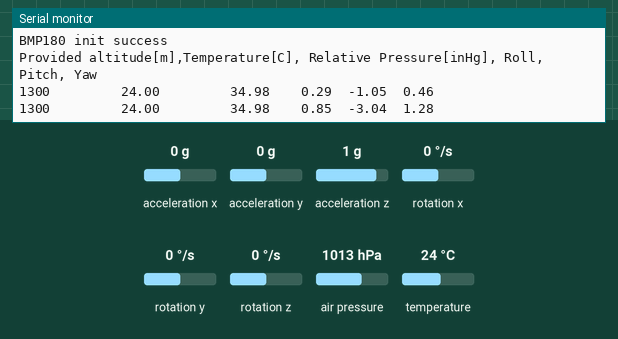
This sketch was run on a simulated Arduino Uno, built with avr-gcc and run on an emulated ATmega328P. Parts: the last lines printed to the serial monitor. Wiring (inferred from the names in the program): MPU-6050 motion sensor at I2C address 0x68. Inputs (shaded band) come from the test bench; at power-on: acceleration z 1 g, acceleration x 0 g, acceleration y 0 g, rotation x 0 °/s, rotation y 0 °/s, rotation z 0 °/s, air pressure 1013 hPa, temperature 24 °C.

Above: at 1.7 s.
1.8 s: acceleration z set to 0 g
At 3.5 s:
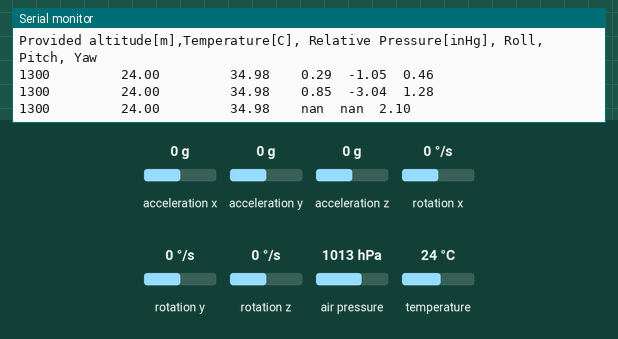
5.1 s: acceleration x set to -1.4 g
At 6.4 s:
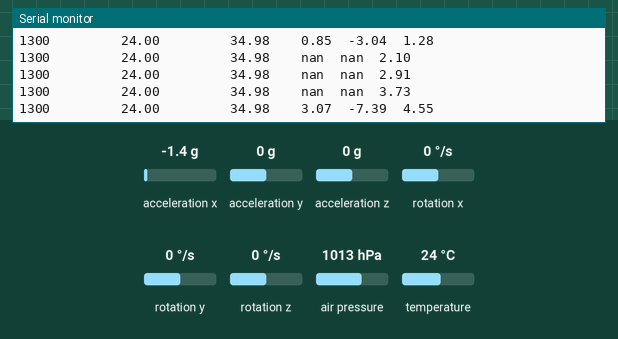
6.6 s: acceleration y set to -1.4 g
At 7.4 s:
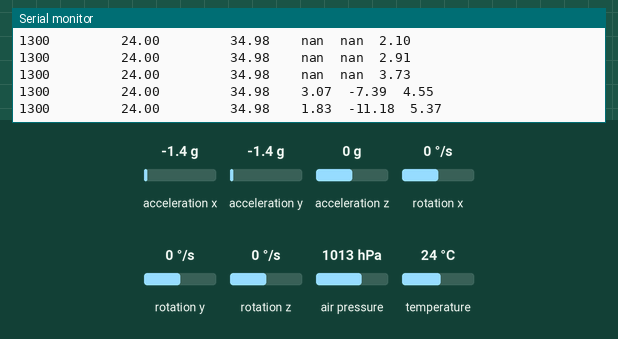
8.1 s: rotation x set to -192 °/s
At 9.2 s:
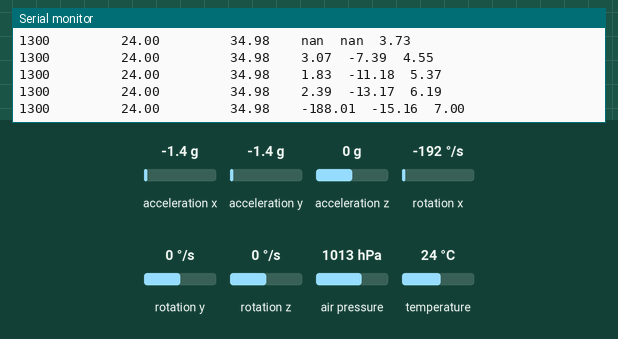
9.6 s: rotation y set to -192 °/s
At 10.7 s:
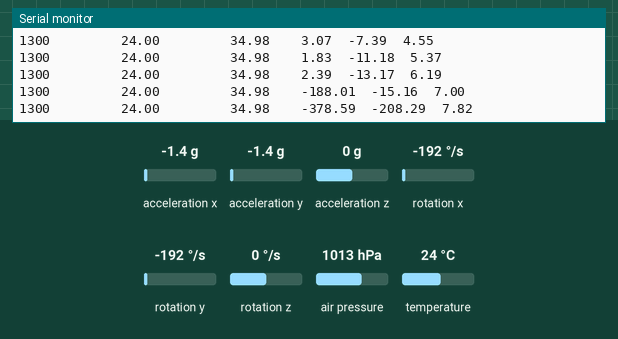
Timing chart, 0 to 12.1 s (numbered marks = the images above; inputs shaded):
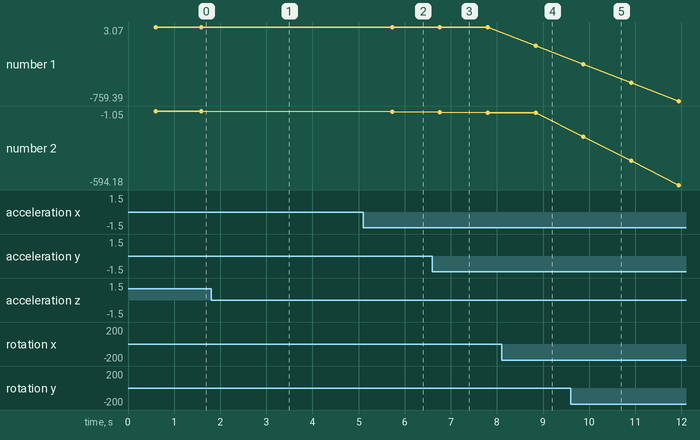

The sketch:

MPU6050-BMP.ino
```cpp
#include <Wire.h>

#include <SFE_BMP180.h>
#include <Wire.h>


SFE_BMP180 pressure;

#define ALTITUDE 1300.0


const int MPU = 0x68; // MPU6050 I2C address
float AccX, AccY, AccZ;
float GyroX, GyroY, GyroZ;
float accAngleX, accAngleY, gyroAngleX, gyroAngleY, gyroAngleZ;
float roll, pitch, yaw;
float AccErrorX, AccErrorY, GyroErrorX, GyroErrorY, GyroErrorZ;
float elapsedTime, currentTime, previousTime;
int c = 0;
void setup() {
  Serial.begin(9600);
  Wire.begin();                      // Initialize comunication
  Wire.beginTransmission(MPU);       // Start communication with MPU6050 // MPU=0x68
  Wire.write(0x6B);                  // Talk to the register 6B
  Wire.write(0x00);                  // Make reset - place a 0 into the 6B register
  Wire.endTransmission(true);        //end the transmission

  if (pressure.begin())
    Serial.println("BMP180 init success");

  else
  {
    // Oops, something went wrong, this is usually a connection problem,
    // see the comments at the top of this sketch for the proper connections.

    Serial.println("BMP180 init fail\n\n");
    while (1); // Pause forever.
  }

  // Call this function if you need to get the IMU error values for your module
  calculate_IMU_error();
  delay(20);
    Serial.println("Provided altitude[m],Temperature[C], Relative Pressure[inHg], Roll, Pitch, Yaw ");

}
void loop() {
  char status;
  double T, P, p0, a;

  Serial.println();
  Serial.print(ALTITUDE, 0);
  Serial.print(" \t");
  Serial.print(" \t");
  Serial.print(" \t");


  // If you want to measure altitude, and not pressure, you will instead need
  // to provide a known baseline pressure. This is shown at the end of the sketch.

  // You must first get a temperature measurement to perform a pressure reading.

  // Start a temperature measurement:
  // If request is successful, the number of ms to wait is returned.
  // If request is unsuccessful, 0 is returned.

  status = pressure.startTemperature();
  if (status != 0)
  {
    // Wait for the measurement to complete:
    delay(status);

    // Retrieve the completed temperature measurement:
    // Note that the measurement is stored in the variable T.
    // Function returns 1 if successful, 0 if failure.

    status = pressure.getTemperature(T);
    if (status != 0)
    {
      Serial.print(T, 2);
      Serial.print(" \t");
      Serial.print(" \t");
      Serial.print(" \t");

      status = pressure.startPressure(3);
      if (status != 0)
      {
        // Wait for the measurement to complete:
        delay(status);

        // Retrieve the completed pressure measurement:
        // Note that the measurement is stored in the variable P.
        // Note also that the function requires the previous temperature measurement (T).
        // (If temperature is stable, you can do one temperature measurement for a number of pressure measurements.)
        // Function returns 1 if successful, 0 if failure.

        status = pressure.getPressure(P, T);
        if (status != 0)
        {
          // Print out the measurement:


          // The pressure sensor returns abolute pressure, which varies with altitude.
          // To remove the effects of altitude, use the sealevel function and your current altitude.
          // This number is commonly used in weather reports.
          // Parameters: P = absolute pressure in mb, ALTITUDE = current altitude in m.
          // Result: p0 = sea-level compensated pressure in mb

          p0 = pressure.sealevel(P, ALTITUDE);


          Serial.print(p0 * 0.0295333727, 2);
          // Serial.println(" inHg");

          // On the other hand, if you want to determine your altitude from the pressure reading,
          // use the altitude function along with a baseline pressure (sea-level or other).
          // Parameters: P = absolute pressure in mb, p0 = baseline pressure in mb.
          // Result: a = altitude in m.


        }
        else Serial.println("error retrieving pressure measurement\n");
      }
      else Serial.println("error starting pressure measurement\n");
    }
    else Serial.println("error retrieving temperature measurement\n");
  }
  else Serial.println("error starting temperature measurement\n");

  //delay(5000);  // Pause for 5 seconds.
  // === Read acceleromter data === //
  Wire.beginTransmission(MPU);
  Wire.write(0x3B); // Start with register 0x3B (ACCEL_XOUT_H)
  Wire.endTransmission(false);
  Wire.requestFrom(MPU, 6, true); // Read 6 registers total, each axis value is stored in 2 registers
  //For a range of +-2g, we need to divide the raw values by 16384, according to the datasheet
  AccX = (Wire.read() << 8 | Wire.read()) / 16384.0; // X-axis value
  AccY = (Wire.read() << 8 | Wire.read()) / 16384.0; // Y-axis value
  AccZ = (Wire.read() << 8 | Wire.read()) / 16384.0; // Z-axis value
  // Calculating Roll and Pitch from the accelerometer data
  accAngleX = (atan(AccY / sqrt(pow(AccX, 2) + pow(AccZ, 2))) * 180 / PI) - 0.58; // AccErrorX ~(0.58) See the calculate_IMU_error()custom function for more details
  accAngleY = (atan(-1 * AccX / sqrt(pow(AccY, 2) + pow(AccZ, 2))) * 180 / PI) + 1.58; // AccErrorY ~(-1.58)
  // === Read gyroscope data === //
  previousTime = currentTime;        // Previous time is stored before the actual time read
  currentTime = millis();            // Current time actual time read
  elapsedTime = (currentTime - previousTime) / 1000; // Divide by 1000 to get seconds
  Wire.beginTransmission(MPU);
  Wire.write(0x43); // Gyro data first register address 0x43
  Wire.endTransmission(false);
  Wire.requestFrom(MPU, 6, true); // Read 4 registers total, each axis value is stored in 2 registers
  GyroX = (Wire.read() << 8 | Wire.read()) / 131.0; // For a 250deg/s range we have to divide first the raw value by 131.0, according to the datasheet
  GyroY = (Wire.read() << 8 | Wire.read()) / 131.0;
  GyroZ = (Wire.read() << 8 | Wire.read()) / 131.0;
  // Correct the outputs with the calculated error values
  GyroX = GyroX + 0.56; // GyroErrorX ~(-0.56)
  GyroY = GyroY - 2; // GyroErrorY ~(2)
  GyroZ = GyroZ + 0.79; // GyroErrorZ ~ (-0.8)
  // Currently the raw values are in degrees per seconds, deg/s, so we need to multiply by sendonds (s) to get the angle in degrees
  gyroAngleX = gyroAngleX + GyroX * elapsedTime; // deg/s * s = deg
  gyroAngleY = gyroAngleY + GyroY * elapsedTime;
  yaw =  yaw + GyroZ * elapsedTime;
  // Complementary filter - combine acceleromter and gyro angle values
  roll = 0.96 * gyroAngleX + 0.04 * accAngleX;
  pitch = 0.96 * gyroAngleY + 0.04 * accAngleY;

  // Print the values on the serial monitor
  //Serial.print("\t");
  Serial.print("\t");
  Serial.print("\t");
  Serial.print(roll);
  Serial.print("\t");
  Serial.print(pitch);
  Serial.print("\t");
  Serial.println(yaw);
    delay(1000);

}
void calculate_IMU_error() {
  // We can call this funtion in the setup section to calculate the accelerometer and gyro data error. From here we will get the error values used in the above equations printed on the Serial Monitor.
  // Note that we should place the IMU flat in order to get the proper values, so that we then can the correct values
  // Read accelerometer values 200 times
  while (c < 200) {
    Wire.beginTransmission(MPU);
    Wire.write(0x3B);
    Wire.endTransmission(false);
    Wire.requestFrom(MPU, 6, true);
    AccX = (Wire.read() << 8 | Wire.read()) / 16384.0 ;
    AccY = (Wire.read() << 8 | Wire.read()) / 16384.0 ;
    AccZ = (Wire.read() << 8 | Wire.read()) / 16384.0 ;
    // Sum all readings
    AccErrorX = AccErrorX + ((atan((AccY) / sqrt(pow((AccX), 2) + pow((AccZ), 2))) * 180 / PI));
    AccErrorY = AccErrorY + ((atan(-1 * (AccX) / sqrt(pow((AccY), 2) + pow((AccZ), 2))) * 180 / PI));
    c++;
  }
  //Divide the sum by 200 to get the error value
  AccErrorX = AccErrorX / 200;
  AccErrorY = AccErrorY / 200;
  c = 0;
  // Read gyro values 200 times
  while (c < 200) {
    Wire.beginTransmission(MPU);
    Wire.write(0x43);
    Wire.endTransmission(false);
    Wire.requestFrom(MPU, 6, true);
    GyroX = Wire.read() << 8 | Wire.read();
    GyroY = Wire.read() << 8 | Wire.read();
    GyroZ = Wire.read() << 8 | Wire.read();
    // Sum all readings
    GyroErrorX = GyroErrorX + (GyroX / 131.0);
    GyroErrorY = GyroErrorY + (GyroY / 131.0);
    GyroErrorZ = GyroErrorZ + (GyroZ / 131.0);
    c++;
  }
  //Divide the sum by 200 to get the error value
  GyroErrorX = GyroErrorX / 200;
  GyroErrorY = GyroErrorY / 200;
  GyroErrorZ = GyroErrorZ / 200;
  // Print the error values on the Serial Monitor

}
```

Measured:
- after the input at 1.8 s, the serial monitor: prints a new line after 0.82 s (image 1)
- after the input at 5.1 s, the serial monitor: prints a new line after 0.63 s (image 2)
- after the input at 6.6 s, the serial monitor: prints a new line after 0.16 s (image 3)
- after the input at 8.1 s, the serial monitor: prints a new line after 0.74 s (image 4)
- after the input at 9.6 s, the serial monitor: prints a new line after 0.27 s (image 5)
- plotted number 1: 0.85 → 3.07 after the input at 5.1 s, 3.07 → 2.39 after the input at 6.6 s, 2.39 → -188.01 after the input at 8.1 s
- plotted number 2: -3.04 → -7.39 after the input at 5.1 s, -7.39 → -13.17 after the input at 6.6 s, -15.16 → -594.18 after the input at 9.6 s
